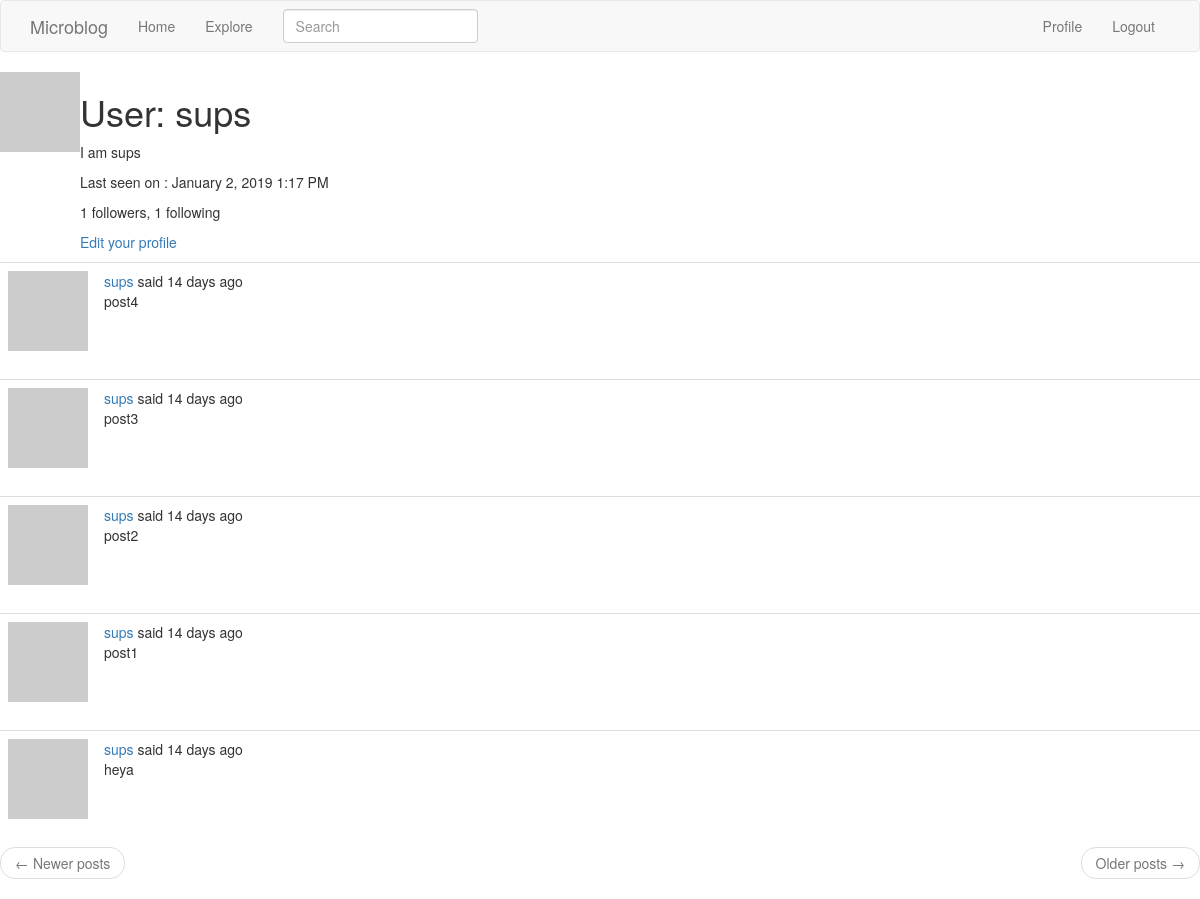
The page /user/sups (signed in) on the database as committed earlier.
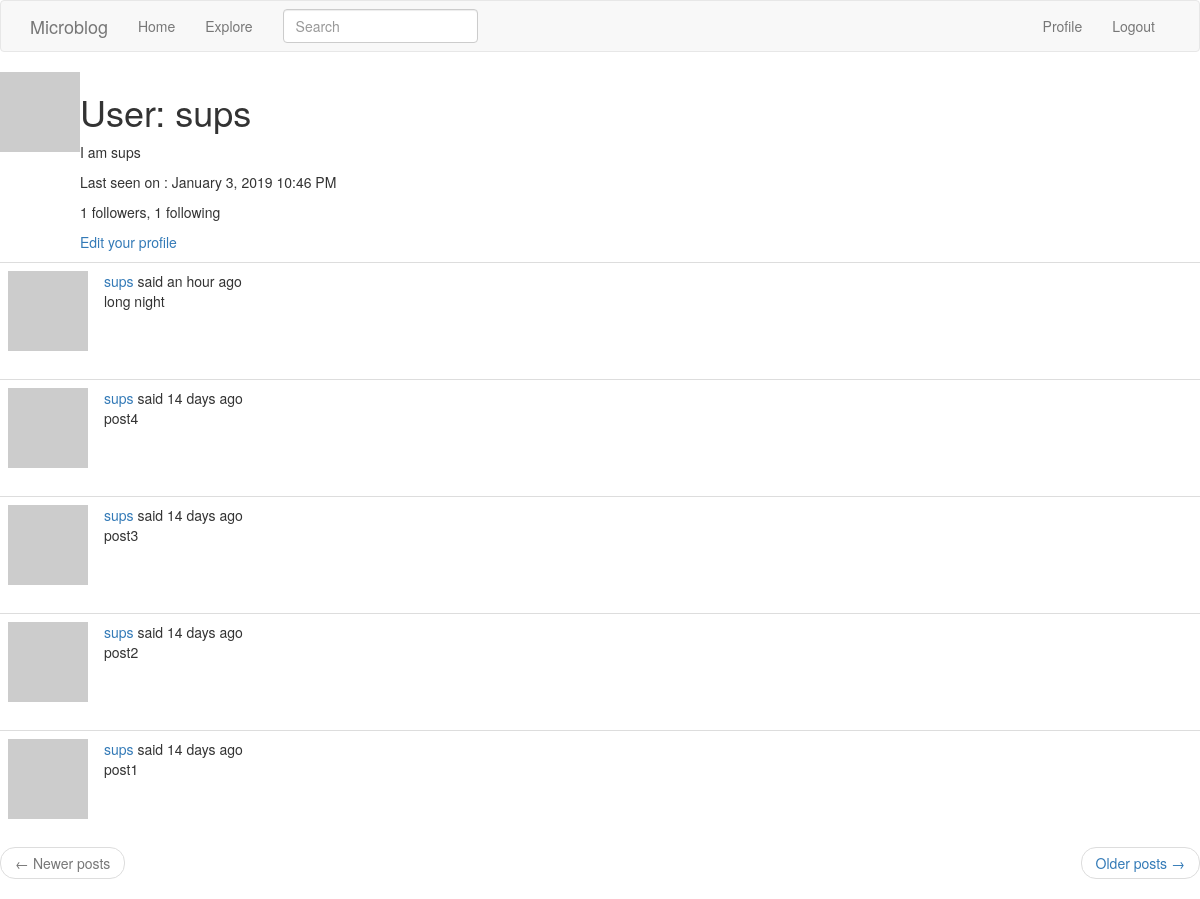
The same page on the database as committed later.
### app/models.py (models this page shows, shortened)
class User(UserMixin, db.Model):
    id = db.Column(db.Integer, primary_key=True)
    username = db.Column(db.String(64), index=True, unique=True)
    email = db.Column(db.String(120), index=True, unique=True)
    password_hash = db.Column(db.String(128))
    posts = db.relationship('Post', backref='author', lazy='dynamic')
    about_me = db.Column(db.String(256))
    last_seen = db.Column(db.DateTime, default=datetime.utcnow())
    """
    adding a many to many relationship with followers and followed
    """
    followed = db.relationship('User',
                               secondary=followers,
                               primaryjoin=(followers.c.follower_id == id),
                               secondaryjoin=(followers.c.followed_id == id),
                               backref=db.backref('followers', lazy='dynamic'), lazy='dynamic')
    def avatar(self, size):
        digest = md5(self.email.lower().encode('utf-8')).hexdigest()
        return 'https://www.gravatar.com/avatar/{}?d=identicon&s={}'.format(digest, size)

class SearchableMixin(object):
    @classmethod
    def before_commit(cls, session):
        session._changes = {
            'add': list(session.new),
            'update': list(session.dirty),
            'delete': list(session.deleted)
        }
    @classmethod
    def after_commit(cls, session):
        for obj in session._changes['add']:
            if isinstance(obj, SearchableMixin):
                add_to_index(obj.__tablename__, obj)
        for obj in session._changes['update']:
            if isinstance(obj, SearchableMixin):
                add_to_index(obj.__tablename__, obj)
        for obj in session._changes['delete']:
            if isinstance(obj, SearchableMixin):
                remove_from_index(obj.__tablename__, obj)
        session._changes = None

class Post(SearchableMixin, db.Model):
    __searchable__ = ['body']
    id = db.Column(db.Integer, primary_key=True)
    body = db.Column(db.String(140))
    timestamp = db.Column(db.DateTime, index=True, default=datetime.utcnow)
    user_id = db.Column(db.Integer, db.ForeignKey('user.id'))
    language = db.Column(db.String(5))

### app/main/routes.py (the view)
@bp.route('/user/<username>')
@login_required
def user(username):
    user = User.query.filter_by(username=username).first_or_404()
    page = request.args.get('page', 1, type=int)
    posts = user.posts.order_by(Post.timestamp.desc()).paginate(page, current_app.config['POSTS_PER_PAGE'])
    next_url = url_for('main.index', page=posts.next_num) if posts.has_next else None
    prev_url = url_for('main.index', page=posts.prev_num) if posts.has_prev else None
    return render_template('user.html', user=user, posts=posts.items, next_url=next_url, prev_url=prev_url)

### app/main/forms.py
class SearchForm(FlaskForm):
    q = StringField(_l('Search', validators=[DataRequired()]))
    def __init__(self, *args, **kwargs):
        if 'formdata' not in kwargs:
            kwargs['formdata'] = request.args
        if 'csrf_enabled' not in kwargs:
            kwargs['csrf_enabled'] = False
        super(SearchForm, self).__init__(*args, **kwargs)

### app/main/routes.py (called while the page is built)
@bp.before_request
def before_request():
    if current_user.is_authenticated:
        current_user.last_seen = datetime.utcnow()
        db.session.commit()
        g.search_form = SearchForm()
    g.locale = str(get_locale())

### app/models.py (called while the page is built)
@login.user_loader
def load_user(id):
    return User.query.get(int(id))

### app/templates/user.html
{% extends "base.html" %}
{% import 'bootstrap/wtf.html' as wtf %}
{% block content %}
<table>
    <tr valign="top">
        <td><img src="{{ user.avatar(128) }}"></td>
        <td>
             <h1>{{ _('User') }}: {{ user.username }}</h1>
                {% if user.about_me %}
                    <p>{{ user.about_me }}</p>
                        {% endif %}
                        {% if user.last_seen %}
                    <p>{{ _('Last seen on') }} : {{ moment(user.last_seen).format('LLL') }}
                </p>
                    {% endif %}
                <p>
                    {{ _('%(count)d followers', count=user.followers.count()) }}, {{ _('%(count)d following', count=user.followed.count()) }}
                </p>
                {% if user == current_user %}
                <p>
                    <a href="{{ url_for('main.edit_profile') }}">Edit your profile</a>
                </p>
                {% elif not current_user.is_following(user) %}
                <p><a href="{{ url_for('main.follow', username=user.username) }}">{{ _('Follow') }}</a></p>
                {% else %}
                <p><a href="{{ url_for('main.unfollow', username=user.username) }}">{{ _('Unfollow') }}</a></p>
                {% endif %}
        </td>
    </tr>
</table>
{% for post in posts %}
    {% include "_post.html" %}
{% endfor %}
<nav aria-label="...">
        <ul class="pager">
            <li class="previous{% if not prev_url %} disabled{% endif %}">
                <a href="{{ prev_url or '#' }}">
                    <span aria-hidden="true">&larr;</span> {{ _('Newer posts') }}
                </a>
            </li>
            <li class="next{% if not next_url %} disabled{% endif %}">
                <a href="{{ next_url or '#' }}">
                    {{ _('Older posts') }} <span aria-hidden="true">&rarr;</span>
                </a>
            </li>
        </ul>
    </nav>
{% endblock %}

### app/templates/_post.html (shortened to what this page needs)
<table class="table table-hover">
        <tr>
            <td width="70px">
                <a href="{{ url_for('main.user', username=post.author.username) }}">
                    <img src="{{ post.author.avatar(70) }}" />
                </a>
            </td>
            <td>
                {{ _('%(username)s said %(when)s', username=user_link, when=moment(post.timestamp).fromNow()) }}
                <br>
                <span id="post{{ post.id }}">{{ post.body }}</span>
            </td>
        </tr>
</table>

Rows that differ between the two databases and show on the page:
no longer on this page (row unchanged): Post: body "heya"
changed User "sups": last_seen "January 2, 2019 1:17 PM" → "January 3, 2019 10:46 PM"
added Post: body "long night"
